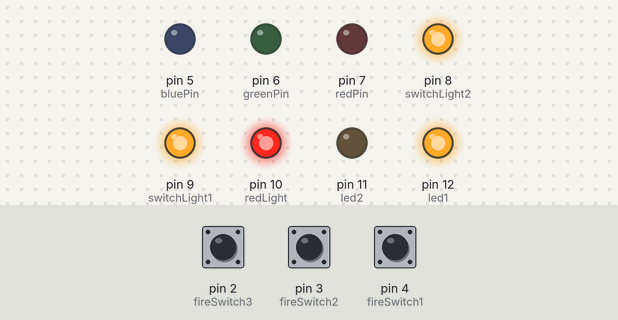
This sketch was run on a simulated Arduino Uno, built with avr-gcc and run on an emulated ATmega328P. Shown: output pins drawn as LEDs (lit = HIGH). Dashed ring = blinking. Inputs (shaded band) come from the test bench; at power-on: pin 2 (fireSwitch3) HIGH, pin 3 (fireSwitch2) HIGH, pin 4 (fireSwitch1) HIGH. Random numbers use the default seed unless the sketch sets one.

Above: at 1.2 s.
1.3 s: pin 2 (fireSwitch3) pulled LOW for 3.2 s
At 5.3 s:
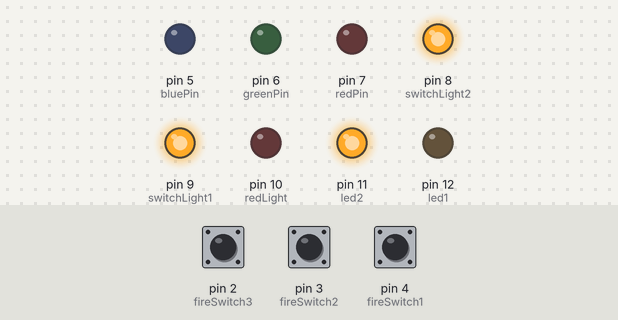
6.0 s: pin 3 (fireSwitch2) pulled LOW for 0.15 s
At 7.4 s:
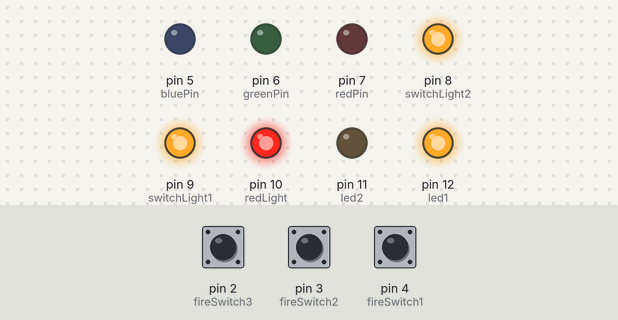
9.0 s: pin 4 (fireSwitch1) pulled LOW for 0.15 s
At 11.7 s:
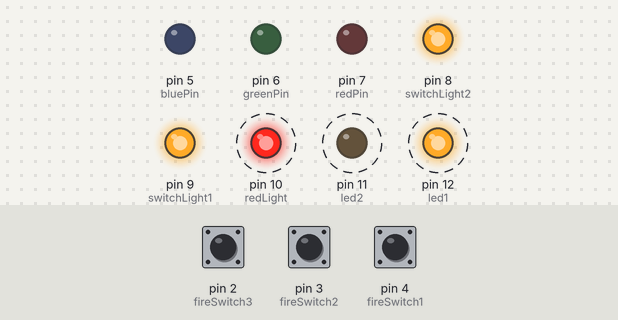
12.0 s: pin 3 (fireSwitch2) pulled LOW for 1 s
At 12.45 s:
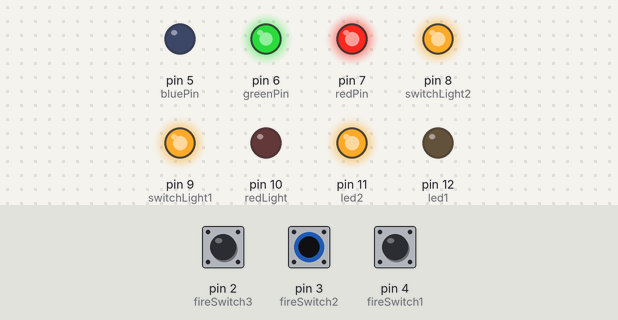
15.0 s: pin 4 (fireSwitch1) pulled LOW for 1 s
18.0 s: pin 3 (fireSwitch2) pulled LOW for 0.15 s
At 19.8 s:
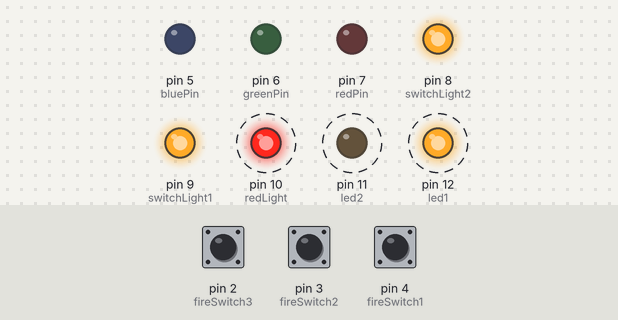
Timing chart, 0 to 22.0 s (numbered marks = the images above; inputs shaded):
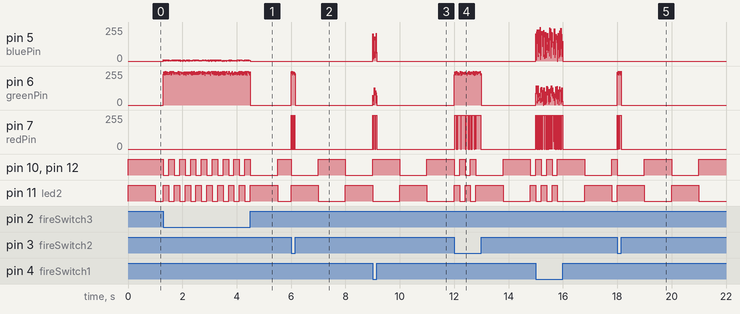

The sketch:

NeutronaWand.ino
```cpp
// (licence header left out)
int fireSwitch1 = 4;
int fireSwitch2 = 3;
int fireSwitch3 = 2;

int prevBlinkMillis = 0;
int intervalBlink = 1000;
int led1State = LOW;
int led2State = HIGH;
int led3State = LOW;

int led1 = 12;
int led2 = 11;
int redLight = 10;
int switchLight1 = 9;
int switchLight2 = 8;

int prevFireMillis = 0;
int intervalFire = 10;
int redPin= 7;
int greenPin = 6;
int bluePin = 5;

void setup() {
  pinMode(fireSwitch1, INPUT_PULLUP);
  pinMode(fireSwitch2, INPUT_PULLUP);
  pinMode(fireSwitch3, INPUT_PULLUP);

  pinMode(redPin, OUTPUT);
  pinMode(greenPin, OUTPUT);
  pinMode(bluePin, OUTPUT);
  pinMode(led1, OUTPUT);
  pinMode(led2, OUTPUT);
  pinMode(redLight, OUTPUT);
  pinMode(switchLight1, OUTPUT);
  pinMode(switchLight2, OUTPUT);

  digitalWrite(switchLight1, HIGH);
  digitalWrite(switchLight2, HIGH);
  digitalWrite(redLight, HIGH);

  digitalWrite(led1, HIGH);
  digitalWrite(led2, HIGH);
}

void loop() {

  int currentFireMillis = millis();
  int currentBlinkMillis = millis();

  if (digitalRead(fireSwitch1) == 0) {
    if (currentFireMillis - prevFireMillis >= intervalFire){
      prevFireMillis = currentFireMillis;

      int r = random(0, 255);
      int g = random(0, 150);
      int b = random(0, 255);

      setColor(r, g, b); // Random color 1
    }
    intervalBlink = 200;
    if (currentBlinkMillis - prevBlinkMillis >= intervalBlink){
      prevBlinkMillis = currentBlinkMillis;
      setBlink();
    }
  }
  else if (digitalRead(fireSwitch2) == 0) {
    if (currentFireMillis - prevFireMillis >= intervalFire){
      prevFireMillis = currentFireMillis;

      int r = random(100,200);
      int g = random(225,255);
      int b = random(0,0);

      setColor(r, g, b); // Random color 2
    }
    intervalBlink = 200;
    if (currentBlinkMillis - prevBlinkMillis >= intervalBlink){
      prevBlinkMillis = currentBlinkMillis;
      setBlink();
    }
  }
  else if (digitalRead(fireSwitch3) == 0) {
    if (currentFireMillis - prevFireMillis >= intervalFire){
      prevFireMillis = currentFireMillis;

      int r = random(0,0);
      int g = random(225,255);
      int b = random(0,10);

      setColor(r, g, b); // Random color 3
    }
    intervalBlink = 200;
    if (currentBlinkMillis - prevBlinkMillis >= intervalBlink){
      prevBlinkMillis = currentBlinkMillis;
      setBlink();
    }
  }
  else{
    intervalBlink = 1000;
    setColor(0, 0, 0); // off
    if (currentBlinkMillis - prevBlinkMillis >= intervalBlink){
      prevBlinkMillis = currentBlinkMillis;
      setBlink();
    }
  }

}

void setBlink(){
  if (led1State == HIGH){
    led1State = LOW;
  }
  else{
    led1State = HIGH;
  }

  if (led2State == HIGH){
    led2State = LOW;
  }
  else{
    led2State = HIGH;
  }

  if (led3State == HIGH){
    led3State = LOW;
  }
  else{
    led3State = HIGH;
  }

  digitalWrite(led1, led1State);
  digitalWrite(led2, led2State);
  digitalWrite(redLight, led3State);
}

void setColor(int redValue, int greenValue, int blueValue) {
  analogWrite(redPin, redValue);
  analogWrite(greenPin, greenValue);
  analogWrite(bluePin, blueValue);
}
```
